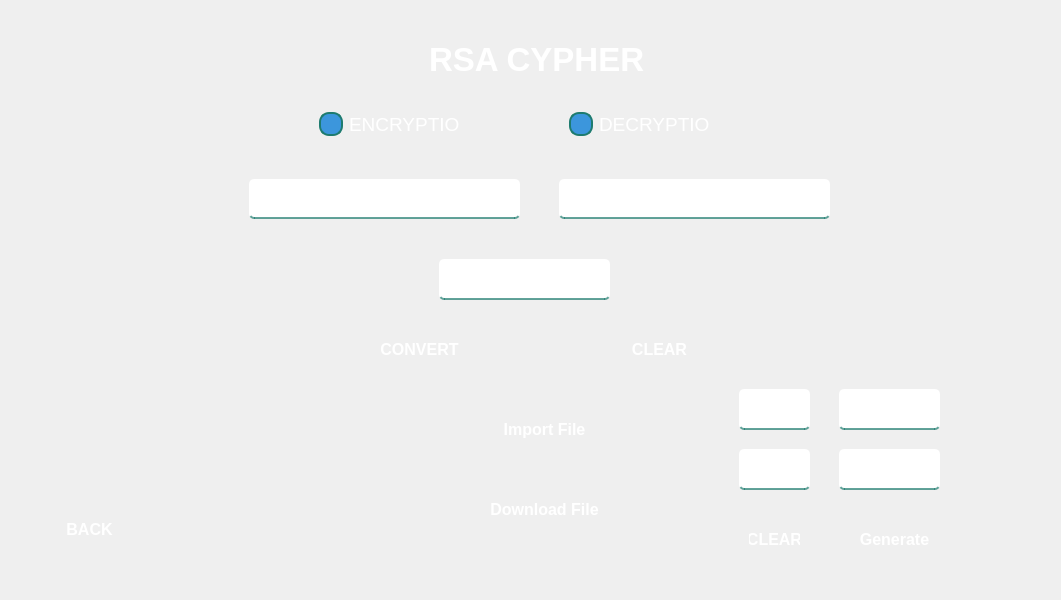
<?xml version="1.0" encoding="UTF-8"?>
<ui version="4.0">
 <class>Form</class>
 <widget class="QWidget" name="Form">
  <property name="geometry">
   <rect>
    <x>0</x>
    <y>0</y>
    <width>1061</width>
    <height>600</height>
   </rect>
  </property>
  <property name="font">
   <font>
    <family>Marlett</family>
    <pointsize>10</pointsize>
   </font>
  </property>
  <property name="windowTitle">
   <string>Form</string>
  </property>
  <widget class="QWidget" name="widget" native="true">
   <property name="geometry">
    <rect>
     <x>9</x>
     <y>19</y>
     <width>1011</width>
     <height>561</height>
    </rect>
   </property>
   <property name="font">
    <font>
     <family>Segoe UI</family>
     <pointsize>10</pointsize>
    </font>
   </property>
   <widget class="QLabel" name="label">
    <property name="geometry">
     <rect>
      <x>10</x>
      <y>0</y>
      <width>971</width>
      <height>551</height>
     </rect>
    </property>
    <property name="styleSheet">
     <string notr="true">border-image: url(:/newPrefix/WhatsApp Image 2025-05-04 at 07.01.51_cc208cae.jpg);
border-top-left-radius: 50px;
border-top-RIGHT-radius: 50px;
border-BOTTOM-left-radius: 50px;
border-BOTTOM-RIGHT-radius: 50px;
</string>
    </property>
    <property name="text">
     <string/>
    </property>
   </widget>
   <widget class="QLineEdit" name="lineEdit_2">
    <property name="geometry">
     <rect>
      <x>240</x>
      <y>160</y>
      <width>271</width>
      <height>40</height>
     </rect>
    </property>
    <property name="font">
     <font>
      <family>Segoe UI</family>
      <pointsize>-1</pointsize>
     </font>
    </property>
    <property name="styleSheet">
     <string notr="true">#lineEdit_2 {
    background-color: qlineargradient(
        spread:pad, x1:0, y1:0, x2:1, y2:0,
        stop:0 rgba(30, 123, 111, 0.5), /* أخضر مزرق مع شفافية */
        stop:1 rgba(60, 150, 220, 0.5)  /* أزرق مع شفافية */
    );
    border: none;
    border-bottom: 2px solid rgba(30, 123, 111, 0.7); /* حد سفلي بلون أخضر مع شفافية */
    color: white; /* تغيير لون النص إلى الأبيض */
    padding-bottom: 7px; /* المسافة الداخلية السفلية */
    font-size: 16px; /* حجم الخط */
    border-radius: 5px; /* حواف دائرية خفيفة */
}

#lineEdit_2:focus {
    background-color: qlineargradient(
        spread:pad, x1:0, y1:0, x2:1, y2:0,
        stop:0 rgba(30, 123, 111, 0.7), /* أخضر مزرق مع شفافية عند التركيز */
        stop:1 rgba(60, 150, 220, 0.7)  /* أزرق مع شفافية عند التركيز */
    );
    border-bottom: 2px solid rgba(30, 123, 111, 1); /* حد سفلي أخضر عند التركيز */
    outline: none; /* إزالة الخط المحيط عند التركيز */
}

#lineEdit_2:hover {
    border-bottom: 2px solid rgba(30, 123, 111, 1); /* تفاعل عند المرور بالماوس */
}

#lineEdit_2:disabled {
    background-color: rgba(240, 240, 240, 0.6); /* خلفية باهتة عند تعطيل الحقل */
    color: rgba(128, 128, 128, 0.6); /* لون النص عند تعطيل الحقل */
    border-bottom: 2px solid rgba(200, 200, 200, 0.6); /* حدود باهتة عند تعطيل الحقل */
}
</string>
    </property>
    <property name="text">
     <string/>
    </property>
    <property name="echoMode">
     <enum>QLineEdit::EchoMode::Normal</enum>
    </property>
    <property name="dragEnabled">
     <bool>false</bool>
    </property>
    <property name="readOnly">
     <bool>false</bool>
    </property>
    <property name="placeholderText">
     <string>Plain Text</string>
    </property>
   </widget>
   <widget class="QPushButton" name="pushButton">
    <property name="geometry">
     <rect>
      <x>460</x>
      <y>390</y>
      <width>151</width>
      <height>41</height>
     </rect>
    </property>
    <property name="font">
     <font>
      <family>Segoe UI</family>
      <pointsize>12</pointsize>
      <bold>true</bold>
     </font>
    </property>
    <property name="styleSheet">
     <string notr="true">QPushButton#pushButton {
    background-color: qlineargradient(
        spread:pad, x1:0, y1:0, x2:1, y2:0,
        stop:0 rgba(30, 123, 111, 255),     /* بداية التدرج – أخضر مزرق */
        stop:1 rgba(60, 150, 220, 255)      /* نهاية التدرج – أزرق أوضح */
    );
    color: white;
    border-radius: 20px;
    padding: 8px 20px;
}

QPushButton#pushButton:hover {
    background-color: qlineargradient(
        spread:pad, x1:0, y1:0, x2:1, y2:0,
        stop:0 rgba(25, 115, 105, 255),
        stop:1 rgba(50, 135, 210, 255)      /* زر hover بدرجة أزرق أوضح */
    );
}

QPushButton#pushButton:pressed {
    padding-top: 5px;
    padding-left: 5px;
    background-color: rgb(20, 100, 120);   /* أزرق مخضر غامق وقت الضغط */
}
</string>
    </property>
    <property name="text">
     <string>Import File</string>
    </property>
   </widget>
   <widget class="QLineEdit" name="lineEdit_4">
    <property name="geometry">
     <rect>
      <x>550</x>
      <y>160</y>
      <width>271</width>
      <height>40</height>
     </rect>
    </property>
    <property name="font">
     <font>
      <family>Segoe UI</family>
      <pointsize>-1</pointsize>
     </font>
    </property>
    <property name="styleSheet">
     <string notr="true">#lineEdit_4 {
    background-color: qlineargradient(
        spread:pad, x1:0, y1:0, x2:1, y2:0,
        stop:0 rgba(30, 123, 111, 0.5), /* أخضر مزرق مع شفافية */
        stop:1 rgba(60, 150, 220, 0.5)  /* أزرق مع شفافية */
    );
    border: none;
    border-bottom: 2px solid rgba(30, 123, 111, 0.7); /* حد سفلي بلون أخضر مع شفافية */
    color: white; /* تغيير لون النص إلى الأبيض */
    padding-bottom: 7px; /* المسافة الداخلية السفلية */
    font-size: 16px; /* حجم الخط */
    border-radius: 5px; /* حواف دائرية خفيفة */
}

#lineEdit_4:focus {
    background-color: qlineargradient(
        spread:pad, x1:0, y1:0, x2:1, y2:0,
        stop:0 rgba(30, 123, 111, 0.7), /* أخضر مزرق مع شفافية عند التركيز */
        stop:1 rgba(60, 150, 220, 0.7)  /* أزرق مع شفافية عند التركيز */
    );
    border-bottom: 2px solid rgba(30, 123, 111, 1); /* حد سفلي أخضر عند التركيز */
    outline: none; /* إزالة الخط المحيط عند التركيز */
}

#lineEdit_4:hover {
    border-bottom: 2px solid rgba(30, 123, 111, 1); /* تفاعل عند المرور بالماوس */
}

#lineEdit_4:disabled {
    background-color: rgba(240, 240, 240, 0.6); /* خلفية باهتة عند تعطيل الحقل */
    color: rgba(128, 128, 128, 0.6); /* لون النص عند تعطيل الحقل */
    border-bottom: 2px solid rgba(200, 200, 200, 0.6); /* حدود باهتة عند تعطيل الحقل */
}
</string>
    </property>
    <property name="text">
     <string/>
    </property>
    <property name="echoMode">
     <enum>QLineEdit::EchoMode::Normal</enum>
    </property>
    <property name="placeholderText">
     <string>Cypher Text</string>
    </property>
   </widget>
   <widget class="QLineEdit" name="lineEdit_5">
    <property name="geometry">
     <rect>
      <x>430</x>
      <y>240</y>
      <width>171</width>
      <height>41</height>
     </rect>
    </property>
    <property name="font">
     <font>
      <family>Segoe UI</family>
      <pointsize>-1</pointsize>
     </font>
    </property>
    <property name="styleSheet">
     <string notr="true">#lineEdit_5 {
    background-color: qlineargradient(
        spread:pad, x1:0, y1:0, x2:1, y2:0,
        stop:0 rgba(30, 123, 111, 0.5), /* أخضر مزرق مع شفافية */
        stop:1 rgba(60, 150, 220, 0.5)  /* أزرق مع شفافية */
    );
    border: none;
    border-bottom: 2px solid rgba(30, 123, 111, 0.7); /* حد سفلي بلون أخضر مع شفافية */
    color: white; /* تغيير لون النص إلى الأبيض */
    padding-bottom: 7px; /* المسافة الداخلية السفلية */
    font-size: 16px; /* حجم الخط */
    border-radius: 5px; /* حواف دائرية خفيفة */
}

#lineEdit_5:focus {
    background-color: qlineargradient(
        spread:pad, x1:0, y1:0, x2:1, y2:0,
        stop:0 rgba(30, 123, 111, 0.7), /* أخضر مزرق مع شفافية عند التركيز */
        stop:1 rgba(60, 150, 220, 0.7)  /* أزرق مع شفافية عند التركيز */
    );
    border-bottom: 2px solid rgba(30, 123, 111, 1); /* حد سفلي أخضر عند التركيز */
    outline: none; /* إزالة الخط المحيط عند التركيز */
}

#lineEdit_5:hover {
    border-bottom: 2px solid rgba(30, 123, 111, 1); /* تفاعل عند المرور بالماوس */
}

#lineEdit_5:disabled {
    background-color: rgba(240, 240, 240, 0.6); /* خلفية باهتة عند تعطيل الحقل */
    color: rgba(128, 128, 128, 0.6); /* لون النص عند تعطيل الحقل */
    border-bottom: 2px solid rgba(200, 200, 200, 0.6); /* حدود باهتة عند تعطيل الحقل */
}
</string>
    </property>
    <property name="text">
     <string/>
    </property>
    <property name="placeholderText">
     <string>KEY</string>
    </property>
   </widget>
   <widget class="QPushButton" name="pushButton_3">
    <property name="geometry">
     <rect>
      <x>460</x>
      <y>470</y>
      <width>151</width>
      <height>40</height>
     </rect>
    </property>
    <property name="font">
     <font>
      <family>Segoe UI</family>
      <pointsize>12</pointsize>
      <bold>true</bold>
     </font>
    </property>
    <property name="styleSheet">
     <string notr="true">QPushButton#pushButton_3 {
    background-color: qlineargradient(
        spread:pad, x1:0, y1:0, x2:1, y2:0,
        stop:0 rgba(30, 123, 111, 255),     /* بداية التدرج – أخضر مزرق */
        stop:1 rgba(60, 150, 220, 255)      /* نهاية التدرج – أزرق أوضح */
    );
    color: white;
    border-radius: 20px;
    padding: 8px 20px;
}

QPushButton#pushButton_3:hover {
    background-color: qlineargradient(
        spread:pad, x1:0, y1:0, x2:1, y2:0,
        stop:0 rgba(25, 115, 105, 255),
        stop:1 rgba(50, 135, 210, 255)      /* زر hover بدرجة أزرق أوضح */
    );
}

QPushButton#pushButton_3:pressed {
    padding-top: 5px;
    padding-left: 5px;
    background-color: rgb(20, 100, 120);   /* أزرق مخضر غامق وقت الضغط */
}
</string>
    </property>
    <property name="text">
     <string>Download File</string>
    </property>
   </widget>
   <widget class="QPushButton" name="pushButton_4">
    <property name="geometry">
     <rect>
      <x>580</x>
      <y>310</y>
      <width>141</width>
      <height>40</height>
     </rect>
    </property>
    <property name="font">
     <font>
      <family>Segoe UI</family>
      <pointsize>12</pointsize>
      <bold>true</bold>
     </font>
    </property>
    <property name="styleSheet">
     <string notr="true">QPushButton#pushButton_4 {
    background-color: qlineargradient(
        spread:pad, x1:0, y1:0, x2:1, y2:0,
        stop:0 rgba(30, 123, 111, 255),     /* بداية التدرج – أخضر مزرق */
        stop:1 rgba(60, 150, 220, 255)      /* نهاية التدرج – أزرق أوضح */
    );
    color: white;
    border-radius: 20px;
    padding: 8px 20px;
}

QPushButton#pushButton_4:hover {
    background-color: qlineargradient(
        spread:pad, x1:0, y1:0, x2:1, y2:0,
        stop:0 rgba(25, 115, 105, 255),
        stop:1 rgba(50, 135, 210, 255)      /* زر hover بدرجة أزرق أوضح */
    );
}

QPushButton#pushButton_4:pressed {
    padding-top: 5px;
    padding-left: 5px;
    background-color: rgb(20, 100, 120);   /* أزرق مخضر غامق وقت الضغط */
}
</string>
    </property>
    <property name="text">
     <string>CLEAR</string>
    </property>
   </widget>
   <widget class="QPushButton" name="pushButton_5">
    <property name="geometry">
     <rect>
      <x>340</x>
      <y>310</y>
      <width>141</width>
      <height>40</height>
     </rect>
    </property>
    <property name="font">
     <font>
      <family>Segoe UI</family>
      <pointsize>12</pointsize>
      <bold>true</bold>
     </font>
    </property>
    <property name="styleSheet">
     <string notr="true">QPushButton#pushButton_5 {
    background-color: qlineargradient(
        spread:pad, x1:0, y1:0, x2:1, y2:0,
        stop:0 rgba(30, 123, 111, 255),     /* بداية التدرج – أخضر مزرق */
        stop:1 rgba(60, 150, 220, 255)      /* نهاية التدرج – أزرق أوضح */
    );
    color: white;
    border-radius: 20px;
    padding: 8px 20px;
}

QPushButton#pushButton_5:hover {
    background-color: qlineargradient(
        spread:pad, x1:0, y1:0, x2:1, y2:0,
        stop:0 rgba(25, 115, 105, 255),
        stop:1 rgba(50, 135, 210, 255)      /* زر hover بدرجة أزرق أوضح */
    );
}

QPushButton#pushButton_5:pressed {
    padding-top: 5px;
    padding-left: 5px;
    background-color: rgb(20, 100, 120);   /* أزرق مخضر غامق وقت الضغط */
}
</string>
    </property>
    <property name="text">
     <string>CONVERT</string>
    </property>
   </widget>
   <widget class="QRadioButton" name="radioButton">
    <property name="geometry">
     <rect>
      <x>550</x>
      <y>80</y>
      <width>161</width>
      <height>51</height>
     </rect>
    </property>
    <property name="font">
     <font>
      <family>Segoe UI</family>
      <pointsize>14</pointsize>
     </font>
    </property>
    <property name="styleSheet">
     <string notr="true">QRadioButton#radioButton {
    color: white;
    padding: 10px;
}

QRadioButton#radioButton::indicator {
    border: 2px solid rgba(30, 123, 111, 255); /* Outer border color – bluish green */
    border-radius: 10px;
    width: 20px;
    height: 20px;
    background-color: rgba(60, 150, 220, 255); /* Base color – light blue */
}

QRadioButton#radioButton::indicator:checked {
    background-color: rgba(25, 115, 105, 255); /* When checked – greenish blue */
    border: 2px solid rgba(50, 135, 210, 255); /* Border color when checked */
}

QRadioButton#radioButton::indicator:hover {
    background-color: rgba(50, 135, 210, 255); /* Light blue on hover */
    border: 2px solid rgba(30, 123, 111, 255); /* Border color on hover */
}
</string>
    </property>
    <property name="text">
     <string>DECRYPTION</string>
    </property>
   </widget>
   <widget class="QRadioButton" name="radioButton_2">
    <property name="geometry">
     <rect>
      <x>300</x>
      <y>80</y>
      <width>161</width>
      <height>51</height>
     </rect>
    </property>
    <property name="font">
     <font>
      <family>Segoe UI</family>
      <pointsize>14</pointsize>
     </font>
    </property>
    <property name="styleSheet">
     <string notr="true">QRadioButton#radioButton_2 {
    color: white;
    padding: 10px;
}

QRadioButton#radioButton_2::indicator {
    border: 2px solid rgba(30, 123, 111, 255); /* Outer border color – bluish green */
    border-radius: 10px;
    width: 20px;
    height: 20px;
    background-color: rgba(60, 150, 220, 255); /* Base color – light blue */
}

QRadioButton#radioButton_2::indicator:checked {
    background-color: rgba(25, 115, 105, 255); /* When checked – greenish blue */
    border: 2px solid rgba(50, 135, 210, 255); /* Border color when checked */
}

QRadioButton#radioButton_2::indicator:hover {
    background-color: rgba(50, 135, 210, 255); /* Light blue on hover */
    border: 2px solid rgba(30, 123, 111, 255); /* Border color on hover */
}
</string>
    </property>
    <property name="text">
     <string>ENCRYPTION</string>
    </property>
   </widget>
   <widget class="QLabel" name="label_2">
    <property name="geometry">
     <rect>
      <x>420</x>
      <y>20</y>
      <width>381</width>
      <height>41</height>
     </rect>
    </property>
    <property name="font">
     <font>
      <family>Segoe UI</family>
      <pointsize>25</pointsize>
      <bold>true</bold>
     </font>
    </property>
    <property name="styleSheet">
     <string notr="true">color: rgb(255, 255, 255);</string>
    </property>
    <property name="text">
     <string>RSA CYPHER</string>
    </property>
   </widget>
   <widget class="QPushButton" name="pushButton_6">
    <property name="geometry">
     <rect>
      <x>30</x>
      <y>490</y>
      <width>101</width>
      <height>41</height>
     </rect>
    </property>
    <property name="font">
     <font>
      <family>Segoe UI</family>
      <pointsize>12</pointsize>
      <bold>true</bold>
     </font>
    </property>
    <property name="styleSheet">
     <string notr="true">QPushButton#pushButton_6 {
    background-color: qlineargradient(
        spread:pad, x1:0, y1:0, x2:1, y2:0,
        stop:0 rgba(30, 123, 111, 255),     /* بداية التدرج – أخضر مزرق */
        stop:1 rgba(60, 150, 220, 255)      /* نهاية التدرج – أزرق أوضح */
    );
    color: white;
    border-radius: 20px;
    padding: 8px 20px;
}

QPushButton#pushButton_6:hover {
    background-color: qlineargradient(
        spread:pad, x1:0, y1:0, x2:1, y2:0,
        stop:0 rgba(25, 115, 105, 255),
        stop:1 rgba(50, 135, 210, 255)      /* زر hover بدرجة أزرق أوضح */
    );
}

QPushButton#pushButton_6:pressed {
    padding-top: 5px;
    padding-left: 5px;
    background-color: rgb(20, 100, 120);   /* أزرق مخضر غامق وقت الضغط */
}
</string>
    </property>
    <property name="text">
     <string>BACK</string>
    </property>
   </widget>
   <widget class="QLineEdit" name="lineEdit_6">
    <property name="geometry">
     <rect>
      <x>730</x>
      <y>370</y>
      <width>71</width>
      <height>41</height>
     </rect>
    </property>
    <property name="font">
     <font>
      <family>Segoe UI</family>
      <pointsize>-1</pointsize>
     </font>
    </property>
    <property name="styleSheet">
     <string notr="true">#lineEdit_6 {
    background-color: qlineargradient(
        spread:pad, x1:0, y1:0, x2:1, y2:0,
        stop:0 rgba(30, 123, 111, 0.5), /* أخضر مزرق مع شفافية */
        stop:1 rgba(60, 150, 220, 0.5)  /* أزرق مع شفافية */
    );
    border: none;
    border-bottom: 2px solid rgba(30, 123, 111, 0.7); /* حد سفلي بلون أخضر مع شفافية */
    color: white; /* تغيير لون النص إلى الأبيض */
    padding-bottom: 7px; /* المسافة الداخلية السفلية */
    font-size: 16px; /* حجم الخط */
    border-radius: 5px; /* حواف دائرية خفيفة */
}

#lineEdit_6:focus {
    background-color: qlineargradient(
        spread:pad, x1:0, y1:0, x2:1, y2:0,
        stop:0 rgba(30, 123, 111, 0.7), /* أخضر مزرق مع شفافية عند التركيز */
        stop:1 rgba(60, 150, 220, 0.7)  /* أزرق مع شفافية عند التركيز */
    );
    border-bottom: 2px solid rgba(30, 123, 111, 1); /* حد سفلي أخضر عند التركيز */
    outline: none; /* إزالة الخط المحيط عند التركيز */
}

#lineEdit_6:hover {
    border-bottom: 2px solid rgba(30, 123, 111, 1); /* تفاعل عند المرور بالماوس */
}

#lineEdit_6:disabled {
    background-color: rgba(240, 240, 240, 0.6); /* خلفية باهتة عند تعطيل الحقل */
    color: rgba(128, 128, 128, 0.6); /* لون النص عند تعطيل الحقل */
    border-bottom: 2px solid rgba(200, 200, 200, 0.6); /* حدود باهتة عند تعطيل الحقل */
}
</string>
    </property>
    <property name="text">
     <string/>
    </property>
    <property name="placeholderText">
     <string>P</string>
    </property>
   </widget>
   <widget class="QLineEdit" name="lineEdit_7">
    <property name="geometry">
     <rect>
      <x>730</x>
      <y>430</y>
      <width>71</width>
      <height>41</height>
     </rect>
    </property>
    <property name="font">
     <font>
      <family>Segoe UI</family>
      <pointsize>-1</pointsize>
     </font>
    </property>
    <property name="styleSheet">
     <string notr="true">#lineEdit_7 {
    background-color: qlineargradient(
        spread:pad, x1:0, y1:0, x2:1, y2:0,
        stop:0 rgba(30, 123, 111, 0.5), /* أخضر مزرق مع شفافية */
        stop:1 rgba(60, 150, 220, 0.5)  /* أزرق مع شفافية */
    );
    border: none;
    border-bottom: 2px solid rgba(30, 123, 111, 0.7); /* حد سفلي بلون أخضر مع شفافية */
    color: white; /* تغيير لون النص إلى الأبيض */
    padding-bottom: 7px; /* المسافة الداخلية السفلية */
    font-size: 16px; /* حجم الخط */
    border-radius: 5px; /* حواف دائرية خفيفة */
}

#lineEdit_7:focus {
    background-color: qlineargradient(
        spread:pad, x1:0, y1:0, x2:1, y2:0,
        stop:0 rgba(30, 123, 111, 0.7), /* أخضر مزرق مع شفافية عند التركيز */
        stop:1 rgba(60, 150, 220, 0.7)  /* أزرق مع شفافية عند التركيز */
    );
    border-bottom: 2px solid rgba(30, 123, 111, 1); /* حد سفلي أخضر عند التركيز */
    outline: none; /* إزالة الخط المحيط عند التركيز */
}

#lineEdit_7:hover {
    border-bottom: 2px solid rgba(30, 123, 111, 1); /* تفاعل عند المرور بالماوس */
}

#lineEdit_7:disabled {
    background-color: rgba(240, 240, 240, 0.6); /* خلفية باهتة عند تعطيل الحقل */
    color: rgba(128, 128, 128, 0.6); /* لون النص عند تعطيل الحقل */
    border-bottom: 2px solid rgba(200, 200, 200, 0.6); /* حدود باهتة عند تعطيل الحقل */
}
</string>
    </property>
    <property name="text">
     <string/>
    </property>
    <property name="placeholderText">
     <string>Q</string>
    </property>
   </widget>
   <widget class="QPushButton" name="pushButton_7">
    <property name="geometry">
     <rect>
      <x>720</x>
      <y>500</y>
      <width>91</width>
      <height>41</height>
     </rect>
    </property>
    <property name="font">
     <font>
      <family>Segoe UI</family>
      <pointsize>12</pointsize>
      <bold>true</bold>
     </font>
    </property>
    <property name="styleSheet">
     <string notr="true">QPushButton#pushButton_7 {
    background-color: qlineargradient(
        spread:pad, x1:0, y1:0, x2:1, y2:0,
        stop:0 rgba(30, 123, 111, 255),     /* بداية التدرج – أخضر مزرق */
        stop:1 rgba(60, 150, 220, 255)      /* نهاية التدرج – أزرق أوضح */
    );
    color: white;
    border-radius: 20px;
    padding: 8px 20px;
}

QPushButton#pushButton_7:hover {
    background-color: qlineargradient(
        spread:pad, x1:0, y1:0, x2:1, y2:0,
        stop:0 rgba(25, 115, 105, 255),
        stop:1 rgba(50, 135, 210, 255)      /* زر hover بدرجة أزرق أوضح */
    );
}

QPushButton#pushButton_7:pressed {
    padding-top: 5px;
    padding-left: 5px;
    background-color: rgb(20, 100, 120);   /* أزرق مخضر غامق وقت الضغط */
}
</string>
    </property>
    <property name="text">
     <string>CLEAR</string>
    </property>
   </widget>
   <widget class="QLineEdit" name="lineEdit_8">
    <property name="geometry">
     <rect>
      <x>830</x>
      <y>370</y>
      <width>101</width>
      <height>41</height>
     </rect>
    </property>
    <property name="font">
     <font>
      <family>Segoe UI</family>
      <pointsize>-1</pointsize>
     </font>
    </property>
    <property name="styleSheet">
     <string notr="true">#lineEdit_8{
    background-color: qlineargradient(
        spread:pad, x1:0, y1:0, x2:1, y2:0,
        stop:0 rgba(30, 123, 111, 0.5), /* أخضر مزرق مع شفافية */
        stop:1 rgba(60, 150, 220, 0.5)  /* أزرق مع شفافية */
    );
    border: none;
    border-bottom: 2px solid rgba(30, 123, 111, 0.7); /* حد سفلي بلون أخضر مع شفافية */
    color: white; /* تغيير لون النص إلى الأبيض */
    padding-bottom: 7px; /* المسافة الداخلية السفلية */
    font-size: 16px; /* حجم الخط */
    border-radius: 5px; /* حواف دائرية خفيفة */
}

#lineEdit_8:focus {
    background-color: qlineargradient(
        spread:pad, x1:0, y1:0, x2:1, y2:0,
        stop:0 rgba(30, 123, 111, 0.7), /* أخضر مزرق مع شفافية عند التركيز */
        stop:1 rgba(60, 150, 220, 0.7)  /* أزرق مع شفافية عند التركيز */
    );
    border-bottom: 2px solid rgba(30, 123, 111, 1); /* حد سفلي أخضر عند التركيز */
    outline: none; /* إزالة الخط المحيط عند التركيز */
}

#lineEdit_8:hover {
    border-bottom: 2px solid rgba(30, 123, 111, 1); /* تفاعل عند المرور بالماوس */
}

#lineEdit_8:disabled {
    background-color: rgba(240, 240, 240, 0.6); /* خلفية باهتة عند تعطيل الحقل */
    color: rgba(128, 128, 128, 0.6); /* لون النص عند تعطيل الحقل */
    border-bottom: 2px solid rgba(200, 200, 200, 0.6); /* حدود باهتة عند تعطيل الحقل */
}
</string>
    </property>
    <property name="text">
     <string/>
    </property>
    <property name="placeholderText">
     <string>Private Key</string>
    </property>
   </widget>
   <widget class="QLineEdit" name="lineEdit_9">
    <property name="geometry">
     <rect>
      <x>830</x>
      <y>430</y>
      <width>101</width>
      <height>41</height>
     </rect>
    </property>
    <property name="font">
     <font>
      <family>Segoe UI</family>
      <pointsize>-1</pointsize>
     </font>
    </property>
    <property name="styleSheet">
     <string notr="true">#lineEdit_9 {
    background-color: qlineargradient(
        spread:pad, x1:0, y1:0, x2:1, y2:0,
        stop:0 rgba(30, 123, 111, 0.5), /* أخضر مزرق مع شفافية */
        stop:1 rgba(60, 150, 220, 0.5)  /* أزرق مع شفافية */
    );
    border: none;
    border-bottom: 2px solid rgba(30, 123, 111, 0.7); /* حد سفلي بلون أخضر مع شفافية */
    color: white; /* تغيير لون النص إلى الأبيض */
    padding-bottom: 7px; /* المسافة الداخلية السفلية */
    font-size: 16px; /* حجم الخط */
    border-radius: 5px; /* حواف دائرية خفيفة */
}

#lineEdit_9:focus {
    background-color: qlineargradient(
        spread:pad, x1:0, y1:0, x2:1, y2:0,
        stop:0 rgba(30, 123, 111, 0.7), /* أخضر مزرق مع شفافية عند التركيز */
        stop:1 rgba(60, 150, 220, 0.7)  /* أزرق مع شفافية عند التركيز */
    );
    border-bottom: 2px solid rgba(30, 123, 111, 1); /* حد سفلي أخضر عند التركيز */
    outline: none; /* إزالة الخط المحيط عند التركيز */
}

#lineEdit_9:hover {
    border-bottom: 2px solid rgba(30, 123, 111, 1); /* تفاعل عند المرور بالماوس */
}

#lineEdit_9:disabled {
    background-color: rgba(240, 240, 240, 0.6); /* خلفية باهتة عند تعطيل الحقل */
    color: rgba(128, 128, 128, 0.6); /* لون النص عند تعطيل الحقل */
    border-bottom: 2px solid rgba(200, 200, 200, 0.6); /* حدود باهتة عند تعطيل الحقل */
}
</string>
    </property>
    <property name="text">
     <string/>
    </property>
    <property name="placeholderText">
     <string>public Key</string>
    </property>
   </widget>
   <widget class="QPushButton" name="pushButton_8">
    <property name="geometry">
     <rect>
      <x>830</x>
      <y>500</y>
      <width>111</width>
      <height>41</height>
     </rect>
    </property>
    <property name="font">
     <font>
      <family>Segoe UI</family>
      <pointsize>12</pointsize>
      <bold>true</bold>
     </font>
    </property>
    <property name="styleSheet">
     <string notr="true">QPushButton#pushButton_8{
    background-color: qlineargradient(
        spread:pad, x1:0, y1:0, x2:1, y2:0,
        stop:0 rgba(30, 123, 111, 255),     /* بداية التدرج – أخضر مزرق */
        stop:1 rgba(60, 150, 220, 255)      /* نهاية التدرج – أزرق أوضح */
    );
    color: white;
    border-radius: 20px;
    padding: 8px 20px;
}

QPushButton#pushButton_8:hover {
    background-color: qlineargradient(
        spread:pad, x1:0, y1:0, x2:1, y2:0,
        stop:0 rgba(25, 115, 105, 255),
        stop:1 rgba(50, 135, 210, 255)      /* زر hover بدرجة أزرق أوضح */
    );
}

QPushButton#pushButton_8:pressed {
    padding-top: 5px;
    padding-left: 5px;
    background-color: rgb(20, 100, 120);   /* أزرق مخضر غامق وقت الضغط */
}
</string>
    </property>
    <property name="text">
     <string>Generate</string>
    </property>
   </widget>
  </widget>
 </widget>
 <resources>
  <include location="../../../PycharmProjects/PythonProject1/IMAGESS.qrc"/>
 </resources>
 <connections/>
</ui>
